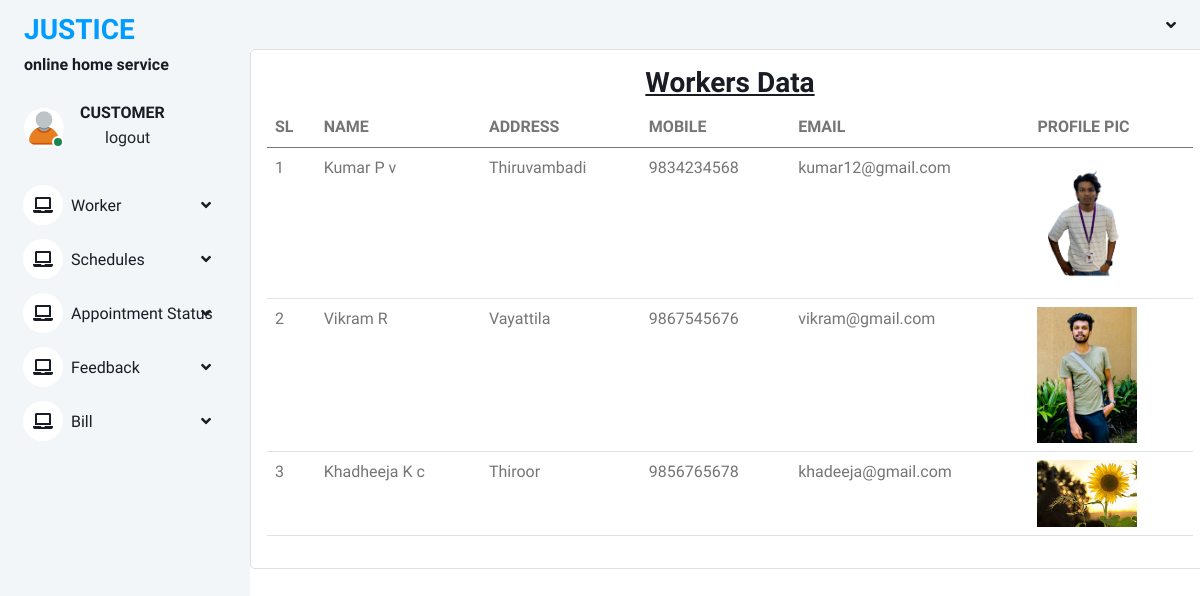
The page /view_workersdatacustomer (signed in) on the database its author committed.
### ohs_app/models.py (models this page shows)
class worker_register(models.Model):
    user = models.OneToOneField(Login, on_delete=models.CASCADE)
    name = models.CharField(max_length=100)
    profile_pic=models.FileField(upload_to='profilepic/')
    address = models.CharField(max_length=1000)
    mobile = models.CharField(max_length=40)
    email = models.EmailField()
    work_type=models.ForeignKey(work,on_delete=models.CASCADE)
    def __str__(self):
        return self.name

### ohs_app/views.py (the view)
# urls.py: path("view_workersdatacustomer", views.view_workersdatacustomer, name="view_workersdatacustomer"),
@login_required(login_url='login_page')
def view_workersdatacustomer(request):
    data = worker_register.objects.all()
    print(data)
    return render(request, "customer/view_worker_data_by_customer.html", {'data': data})

### templates/customer/view_worker_data_by_customer.html (shortened to what this page needs)
{% extends "customer/customer_base.html" %}
{% block content %}
<div class="card" style="width: 60rem;">
  <div class="card-body">
  <h3 class="card-title"><center><u>Workers Data</u></h3>
        <table class="table">
  <thead>
    <tr>
      <th scope="col">SL</th>
      <th scope="col">NAME</th>
      <th scope="col">ADDRESS</th>
      <th scope="col">MOBILE</th>
      <th scope="col">EMAIL</th>
      <th scope="col">PROFILE PIC</th>
    </tr>
  </thead>
  <tbody>
      {% for i in data %}
    <tr>
      <td>{{forloop.counter}}</td>
      <td>{{i.name}}</td>
        <td>{{i.address}}</td>
         <td>{{i.mobile}}</td>
      <td>{{i.email}}</td>
      <td><img src="{{i.profile_pic.url }}" style="width:100px"></td>
    </tr>
{% endfor %}
  </tbody>
  </table>
{% endblock %}

### static/static1/asset/css/style.css (style rules this page uses)
:root { --primary: #009CFF; --light: #F3F6F9; --dark: #191C24; }

### rows shown on the page
worker_register: name "Kumar P v", address "Thiruvambadi", mobile "9834234568", email "kumar12@gmail.com", profile_pic (picture)
worker_register: name "Vikram R", address "Vayattila", mobile "9867545676", email "vikram@gmail.com", profile_pic (picture)
worker_register: name "Khadheeja K c", address "Thiroor", mobile "9856765678", email "khadeeja@gmail.com", profile_pic (picture)
